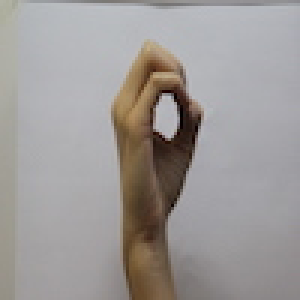
#> input picture Dataset/0/IMG_1209.JPG, 100 x 100 px, found by its file name (shown 3 times larger); its folder holds only this picture in this run
$ python prepare.py
#> lines starting #> are read from the running program, lines starting #| are printed output that depends on the picture
path = 'C:\\Users\\akash\\Pictures\\Sign-Language-Digits-Dataset-master\\Dataset\\'
import os
from PIL import Image

for i in range(3):
    for filename in os.listdir(path + str(i)):
        if filename != "":
            image_obj = Image.open(path + str(i) + "\\" + filename).convert('L')
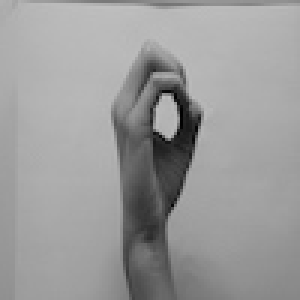
#> image_obj: PIL image 100x100 L (shown 3 times larger); min 1, max 191, mean 154.6
            rotated_image = image_obj.transpose(Image.FLIP_LEFT_RIGHT)
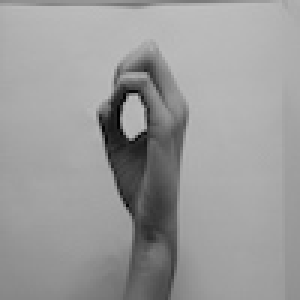
#> rotated_image: PIL image 100x100 L (shown 3 times larger); min 1, max 191, mean 154.6
            rotated_image.save(path + "grayscale\\" + str(i) + "\\r_" + filename)
            image_obj.save(path + "grayscale\\" + str(i) + "\\" + filename)
#> pass 2 of the loop `for i in range(3):`:
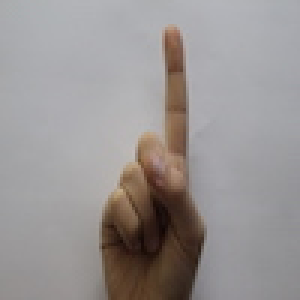
#> input picture Dataset/1/IMG_1170.JPG, 100 x 100 px, found by its file name (shown 3 times larger)
#> `image_obj = Image.open(path + str(i) + "\\" + filename).convert('L')`:
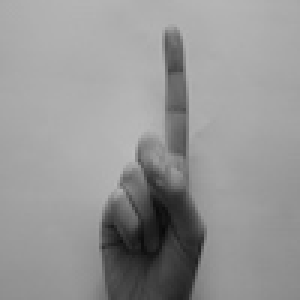
#> image_obj: PIL image 100x100 L (shown 3 times larger); min 9, max 189, mean 149.5
#> `rotated_image = image_obj.transpose(Image.FLIP_LEFT_RIGHT)`:
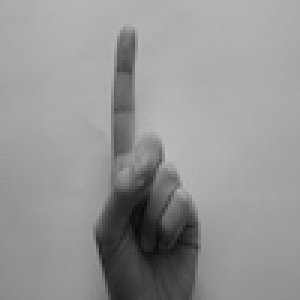
#> rotated_image: PIL image 100x100 L (shown 3 times larger); min 9, max 189, mean 149.5
#> (the run stopped early here; a loop or call above may not have finished)
